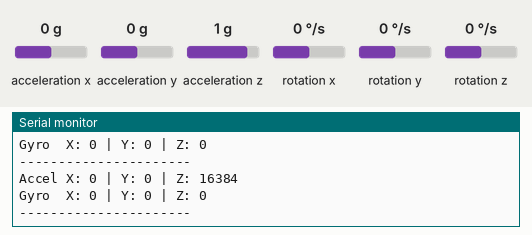
The sketch below on a simulated Arduino Uno, built with avr-gcc and run on an emulated ATmega328P. On the bench: the last lines printed to the serial monitor. Inputs (shaded band) come from the test bench; at power-on: acceleration x 0 g, acceleration y 0 g, acceleration z 1 g, rotation x 0 °/s, rotation y 0 °/s, rotation z 0 °/s.

Above: at 2.2 s.
2.3 s: acceleration x set to -1.4 g
At 2.9 s:
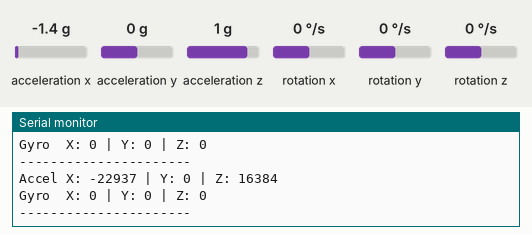
3.8 s: acceleration y set to -1.4 g
At 4.5 s:
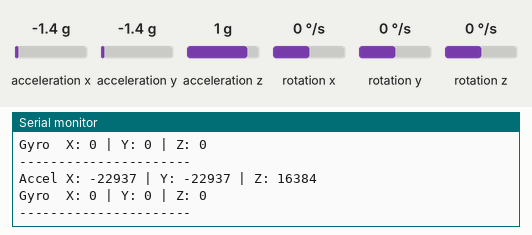
5.3 s: acceleration z set to -1.4 g
At 6.0 s:
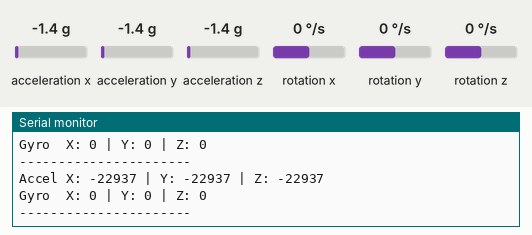
6.8 s: rotation x set to -192 °/s
At 7.5 s:
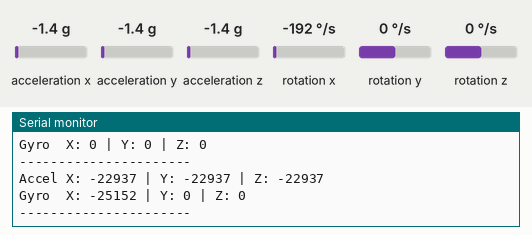
8.3 s: rotation y set to -192 °/s
At 9.0 s:
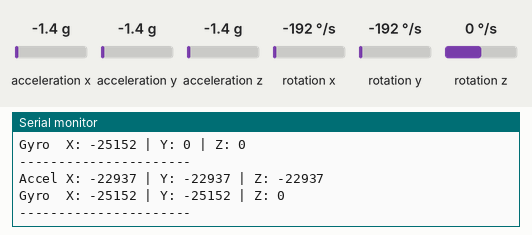

The sketch:

pid_mpu6050.ino
```cpp
#include <Wire.h>
#include <MPU6050.h>

MPU6050 mpu;

void setup() {
  Serial.begin(115200);
  delay(1000);

  // ⚡ I2C mặc định (khuyên test trước)
  Wire.begin();

  Serial.println("Starting MPU6050...");

  mpu.initialize();

  // kiểm tra kết nối
  if (!mpu.testConnection()) {
    Serial.println("❌ MPU6050 NOT CONNECTED!");
    Serial.println("Check:");
    Serial.println("- SDA/SCL wiring");
    Serial.println("- 3.3V power");
    Serial.println("- GND common");
    while (1) delay(10);
  }

  Serial.println("✔ MPU6050 CONNECTED!");
}

void loop() {
  int16_t ax, ay, az;
  int16_t gx, gy, gz;

  mpu.getMotion6(&ax, &ay, &az, &gx, &gy, &gz);

  Serial.print("Accel X: "); Serial.print(ax);
  Serial.print(" | Y: "); Serial.print(ay);
  Serial.print(" | Z: "); Serial.println(az);

  Serial.print("Gyro  X: "); Serial.print(gx);
  Serial.print(" | Y: "); Serial.print(gy);
  Serial.print(" | Z: "); Serial.println(gz);

  Serial.println("----------------------");

  delay(500);
}
```

Measured:
- after the input at 2.3 s, the serial monitor: prints a new line after 0.22 s (image 1)
- after the input at 3.8 s, the serial monitor: prints a new line after 0.24 s (image 2)
- after the input at 5.3 s, the serial monitor: prints a new line after 0.26 s (image 3)
- after the input at 6.8 s, the serial monitor: prints a new line after 0.28 s (image 4)
- after the input at 8.3 s, the serial monitor: prints a new line after 0.30 s (image 5)
